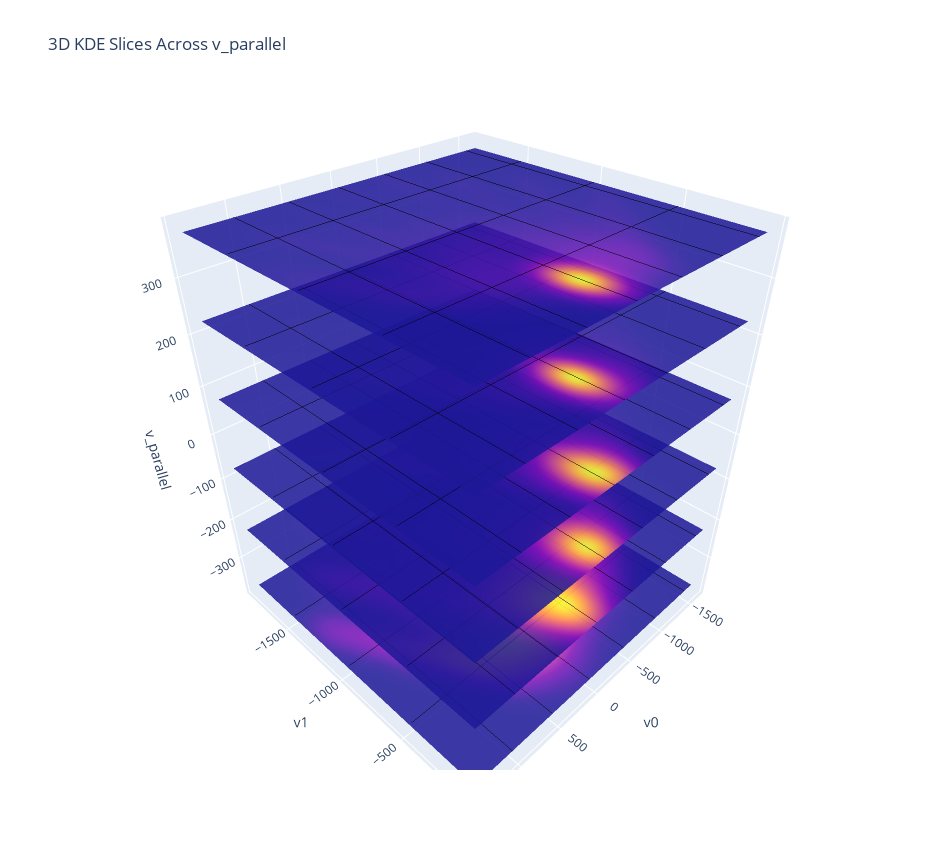

The notebook cell saved with this chart:
### Code cell
v0_min, v0_max = v_sampled_0.min(), v_sampled_0.max()
v1_min, v1_max = v_sampled_1.min(), v_sampled_1.max()

V0, V1 = np.meshgrid(
    np.linspace(v0_min, v0_max, 100),
    np.linspace(v1_min, v1_max, 100)
)

fig = go.Figure()

for c in c_values:
    coords = np.vstack([
        V0.ravel(),
        V1.ravel(),
        np.full(V0.size, c)
    ])
    dens_slice = kde(coords).reshape(V0.shape)

    fig.add_trace(go.Surface(
        x=V0,
        y=V1,
        z=np.full_like(V0, c),
        surfacecolor=dens_slice,
        colorscale="Plasma",
        showscale=False,
        opacity=0.85,
        contours=dict(
            x=dict(show=True, color="black", width=1),
            y=dict(show=True, color="black", width=1),
            z=dict(show=False)
        )
    ))

fig.update_layout(
    title="3D KDE Slices Across v_parallel",
    scene=dict(
        xaxis_title="v0",
        yaxis_title="v1",
        zaxis_title="v_parallel",
        aspectratio=dict(x=1, y=1, z=1.2)
    ),
    width=950,
    height=850
)

### Figure 1 — Plotly figure (JSON) as saved in the notebook; plotly's stock layout.template omitted (floating-point values rounded to 4 significant figures; data arrays with more than 128 entries replaced by an {"elided": "..."} marker saying what was removed)
{"data": [{"colorscale": [[0, "#0d0887"], [0.1111, "#46039f"], [0.2222, "#7201a8"], [0.3333, "#9c179e"], [0.4444, "#bd3786"], [0.5556, "#d8576b"], [0.6667, "#ed7953"], [0.7778, "#fb9f3a"], [0.8889, "#fdca26"], [1, "#f0f921"]], "contours": {"x": {"color": "black", "show": true, "width": 1}, "y": {"color": "black", "show": true, "width": 1}, "z": {"show": false}}, "opacity": 0.85, "showscale": false, "surfacecolor": {"elided": "100x100 float values"}, "type": "surface", "x": {"elided": "100x100 float values"}, "y": {"elided": "100x100 float values"}, "z": {"elided": "100x100 float values"}}, {"colorscale": [[0, "#0d0887"], [0.1111, "#46039f"], [0.2222, "#7201a8"], [0.3333, "#9c179e"], [0.4444, "#bd3786"], [0.5556, "#d8576b"], [0.6667, "#ed7953"], [0.7778, "#fb9f3a"], [0.8889, "#fdca26"], [1, "#f0f921"]], "contours": {"x": {"color": "black", "show": true, "width": 1}, "y": {"color": "black", "show": true, "width": 1}, "z": {"show": false}}, "opacity": 0.85, "showscale": false, "surfacecolor": {"elided": "100x100 float values"}, "type": "surface", "x": {"elided": "100x100 float values"}, "y": {"elided": "100x100 float values"}, "z": {"elided": "100x100 float values"}}, {"colorscale": [[0, "#0d0887"], [0.1111, "#46039f"], [0.2222, "#7201a8"], [0.3333, "#9c179e"], [0.4444, "#bd3786"], [0.5556, "#d8576b"], [0.6667, "#ed7953"], [0.7778, "#fb9f3a"], [0.8889, "#fdca26"], [1, "#f0f921"]], "contours": {"x": {"color": "black", "show": true, "width": 1}, "y": {"color": "black", "show": true, "width": 1}, "z": {"show": false}}, "opacity": 0.85, "showscale": false, "surfacecolor": {"elided": "100x100 float values"}, "type": "surface", "x": {"elided": "100x100 float values"}, "y": {"elided": "100x100 float values"}, "z": {"elided": "100x100 float values"}}, {"colorscale": [[0, "#0d0887"], [0.1111, "#46039f"], [0.2222, "#7201a8"], [0.3333, "#9c179e"], [0.4444, "#bd3786"], [0.5556, "#d8576b"], [0.6667, "#ed7953"], [0.7778, "#fb9f3a"], [0.8889, "#fdca26"], [1, "#f0f921"]], "contours": {"x": {"color": "black", "show": true, "width": 1}, "y": {"color": "black", "show": true, "width": 1}, "z": {"show": false}}, "opacity": 0.85, "showscale": false, "surfacecolor": {"elided": "100x100 float values"}, "type": "surface", "x": {"elided": "100x100 float values"}, "y": {"elided": "100x100 float values"}, "z": {"elided": "100x100 float values"}}, {"colorscale": [[0, "#0d0887"], [0.1111, "#46039f"], [0.2222, "#7201a8"], [0.3333, "#9c179e"], [0.4444, "#bd3786"], [0.5556, "#d8576b"], [0.6667, "#ed7953"], [0.7778, "#fb9f3a"], [0.8889, "#fdca26"], [1, "#f0f921"]], "contours": {"x": {"color": "black", "show": true, "width": 1}, "y": {"color": "black", "show": true, "width": 1}, "z": {"show": false}}, "opacity": 0.85, "showscale": false, "surfacecolor": {"elided": "100x100 float values"}, "type": "surface", "x": {"elided": "100x100 float values"}, "y": {"elided": "100x100 float values"}, "z": {"elided": "100x100 float values"}}, {"colorscale": [[0, "#0d0887"], [0.1111, "#46039f"], [0.2222, "#7201a8"], [0.3333, "#9c179e"], [0.4444, "#bd3786"], [0.5556, "#d8576b"], [0.6667, "#ed7953"], [0.7778, "#fb9f3a"], [0.8889, "#fdca26"], [1, "#f0f921"]], "contours": {"x": {"color": "black", "show": true, "width": 1}, "y": {"color": "black", "show": true, "width": 1}, "z": {"show": false}}, "opacity": 0.85, "showscale": false, "surfacecolor": {"elided": "100x100 float values"}, "type": "surface", "x": {"elided": "100x100 float values"}, "y": {"elided": "100x100 float values"}, "z": {"elided": "100x100 float values"}}], "layout": {"height": 850, "scene": {"aspectratio": {"x": 1, "y": 1, "z": 1.2}, "xaxis": {"title": {"text": "v0"}}, "yaxis": {"title": {"text": "v1"}}, "zaxis": {"title": {"text": "v_parallel"}}}, "title": {"text": "3D KDE Slices Across v_parallel"}, "width": 950}}
